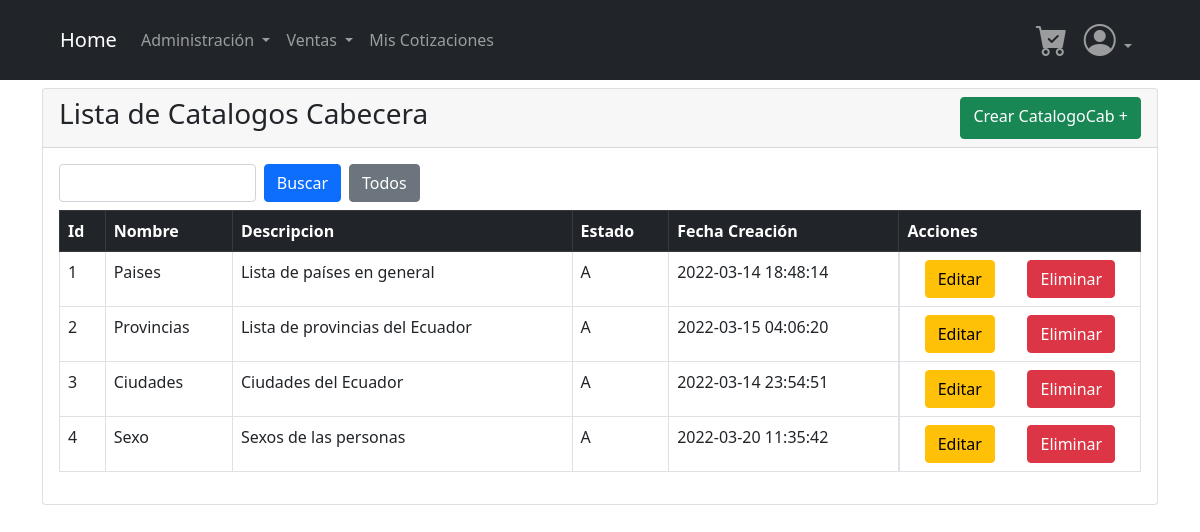
Page /views/Catalogo/ListCatalogoCab.php?action=list on the committed database.
### tables this page shows
CREATE TABLE `cat_catalogo_cabecera` (
  `id` int(11) NOT NULL AUTO_INCREMENT,
  `nombre_cabecera` varchar(100) DEFAULT NULL,
  `descripcion` varchar(500) DEFAULT NULL,
  `estado` varchar(2) DEFAULT NULL,
  `fecha_creacion` datetime DEFAULT NULL,
  `fecha_modificacion` datetime DEFAULT NULL,
  `user_modificacion` int(11) DEFAULT NULL,
  PRIMARY KEY (`id`),
  CONSTRAINT `CONSTRAINT_1` CHECK (`estado` = 'A' or `estado` = 'I')
);

### Database/dbConnection.php (called while the page is built, shortened)
<?php
    class DBConnection{
        private $connection;
        public function __construct(){
            $this->host = "localhost";
            $this->bd = "neg_casa_soniada";
            $this->user = "root";
            $this->password = "Aa987123654";
            $dsn = "mysql:host={$this->host};dbname={$this->bd};charset=UTF8";
            $this->connection = new PDO($dsn,$this->user,$this->password);
        }
        public function consultaRetorno($query){
            $db_exec = $this->connection->prepare($query);
            $result = $db_exec->execute();
            $result = $db_exec->fetchAll();
            return $result;
        }
    }
?>

### Controllers/CatalogoCabController.php (called while the page is built, shortened)
<?php
    require_once($_SERVER['DOCUMENT_ROOT'] .'/casa_soniada/Models/CatalogoCab.php');
    class CatalogoCabController{
        function __construct()
        {
            $this->modelObject = new CatalogoCab();
        }
        function index(){
            $result = $this->modelObject->list();
            return $result;
        }
    }
?>

### Models/CatalogoCab.php (called while the page is built, shortened)
<?php
require_once($_SERVER['DOCUMENT_ROOT'] .'/casa_soniada/Database/dbConnection.php');
    class CatalogoCab{
        private $table_name;
        public function get($attr){
            return $this->$attr;
        }
        public function __construct(){
            $this->table_name = "Cat_Catalogo_Cabecera";
        }
        public function list(){
            $query = "select * from {$this->table_name} where estado like 'A';";
            $result = $this->get("bd_connection")->consultaRetorno($query);
            return $result;
        }
}

### views/Catalogo/ListCatalogoCab.php (the view, shortened to what this page needs)
<?php
require_once("../../Controllers/CatalogoCabController.php");
$object = new CatalogoCabController();
try {
    if (isset($_GET['action']) && $_GET['action'] == "list") {
        $lstObjects = ($object->index());
    }
} catch (Exception $e) {
    echo "Problema al cargar la pagina";
}
include("../Templates/header.php");
?>
<main>
    <div class="container">
        <div class="card mt-2">
            <div class="card-header d-flex justify-content-between">
                <h3>Lista de Catalogos Cabecera</h3>
                <a href="./ShowCatalogoCab.php?action=show" class="btn btn-success">Crear CatalogoCab +</a>
            </div>
            <div class="card-body">
                <form action="?action=search" method="post">
                    <div class="form-group col-sm-4 mb-2 d-flex">
                        <input type="text" class="form-control " id="param" name="param">
                        <input type="submit" class="ms-2 btn btn-primary" value="Buscar">
                        <a href="?action=list" class="ms-2 btn btn-secondary">Todos</a>
                    </div>
                </form>
                <table class="table table-bordered">
                    <thead>
                        <tr class="table-dark">
                            <th>Id</th>
                            <th>Nombre</th>
                            <th>Descripcion</th>
                            <th>Estado</th>
                            <th>Fecha Creación</th>
                            <th>Acciones</th>
                        </tr>
                    </thead>
                    <tbody>
                        <?php
                        foreach ($lstObjects as $varObject) {
                            echo "<tr>";
                            echo "<td>" . $varObject['id'] . "</td>";
                            echo "<td>" . $varObject['nombre_cabecera'] . "</td>";
                            echo "<td>" . $varObject['descripcion'] . "</td>";
                            echo "<td>" . $varObject['estado'] . "</td>";
                            echo "<td>" . $varObject['fecha_creacion'] . "</td>";
                            echo '<td class="d-flex justify-content-around">';
                            echo '<a class="btn btn-warning" href="ShowCatalogoCab.php?idCatCab=' . $varObject['id'] . '&action=edit">Editar</a>';
                            echo '<a class="btn btn-danger" href="ListCatalogoCab.php?idCatCab=' . $varObject['id'] . '&action=delete">Eliminar</a>';
                            echo "</td>";
                            echo "</tr>";
                        }
                        ?>
                    </tbody>
                </table>
            </div>
        </div>
    </div>
</main>
<?php
include("../Templates/footer.php");
?>

### rows in the picture
cat_catalogo_cabecera: id "1", nombre_cabecera "Paises", descripcion "Lista de países en general", estado "A", fecha_creacion "2022-03-14 18:48:14"
cat_catalogo_cabecera: id "2", nombre_cabecera "Provincias", descripcion "Lista de provincias del Ecuador", estado "A", fecha_creacion "2022-03-15 04:06:20"
cat_catalogo_cabecera: id "3", nombre_cabecera "Ciudades", descripcion "Ciudades del Ecuador", estado "A", fecha_creacion "2022-03-14 23:54:51"
cat_catalogo_cabecera: id "4", nombre_cabecera "Sexo", descripcion "Sexos de las personas", estado "A", fecha_creacion "2022-03-20 11:35:42"
